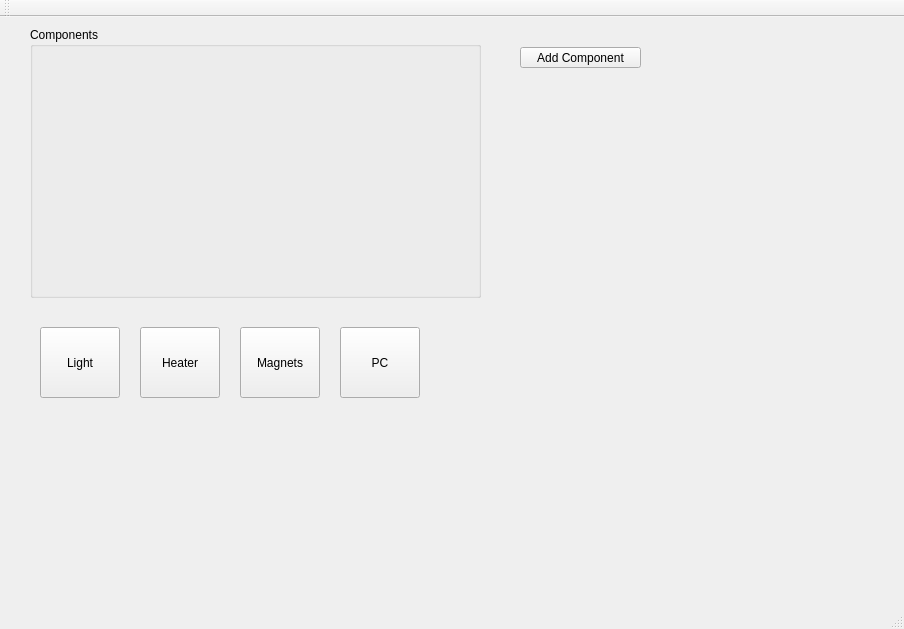
<?xml version="1.0" encoding="UTF-8"?>
<ui version="4.0">
 <class>MainWindow</class>
 <widget class="QMainWindow" name="MainWindow">
  <property name="geometry">
   <rect>
    <x>0</x>
    <y>0</y>
    <width>904</width>
    <height>629</height>
   </rect>
  </property>
  <property name="windowTitle">
   <string>MainWindow</string>
  </property>
  <widget class="QWidget" name="centralWidget">
   <widget class="QPushButton" name="LightButton">
    <property name="geometry">
     <rect>
      <x>40</x>
      <y>310</y>
      <width>80</width>
      <height>71</height>
     </rect>
    </property>
    <property name="cursor">
     <cursorShape>ArrowCursor</cursorShape>
    </property>
    <property name="mouseTracking">
     <bool>false</bool>
    </property>
    <property name="text">
     <string>Light</string>
    </property>
   </widget>
   <widget class="QPushButton" name="pushButton_2">
    <property name="geometry">
     <rect>
      <x>140</x>
      <y>310</y>
      <width>80</width>
      <height>71</height>
     </rect>
    </property>
    <property name="text">
     <string>Heater</string>
    </property>
   </widget>
   <widget class="QPushButton" name="pushButton_3">
    <property name="geometry">
     <rect>
      <x>240</x>
      <y>310</y>
      <width>80</width>
      <height>71</height>
     </rect>
    </property>
    <property name="text">
     <string>Magnets</string>
    </property>
   </widget>
   <widget class="QPushButton" name="pushButton_4">
    <property name="geometry">
     <rect>
      <x>340</x>
      <y>310</y>
      <width>80</width>
      <height>71</height>
     </rect>
    </property>
    <property name="text">
     <string>PC</string>
    </property>
   </widget>
   <widget class="QGroupBox" name="groupBoxComponents">
    <property name="geometry">
     <rect>
      <x>30</x>
      <y>10</y>
      <width>451</width>
      <height>271</height>
     </rect>
    </property>
    <property name="cursor">
     <cursorShape>UpArrowCursor</cursorShape>
    </property>
    <property name="title">
     <string>Components</string>
    </property>
   </widget>
   <widget class="QPushButton" name="pushButton">
    <property name="geometry">
     <rect>
      <x>520</x>
      <y>30</y>
      <width>121</width>
      <height>21</height>
     </rect>
    </property>
    <property name="text">
     <string>Add Component</string>
    </property>
   </widget>
  </widget>
  <widget class="QMenuBar" name="menuBar">
   <property name="geometry">
    <rect>
     <x>0</x>
     <y>0</y>
     <width>904</width>
     <height>20</height>
    </rect>
   </property>
  </widget>
  <widget class="QToolBar" name="mainToolBar">
   <attribute name="toolBarArea">
    <enum>TopToolBarArea</enum>
   </attribute>
   <attribute name="toolBarBreak">
    <bool>false</bool>
   </attribute>
  </widget>
  <widget class="QStatusBar" name="statusBar"/>
 </widget>
 <layoutdefault spacing="6" margin="11"/>
 <resources/>
 <connections/>
</ui>
